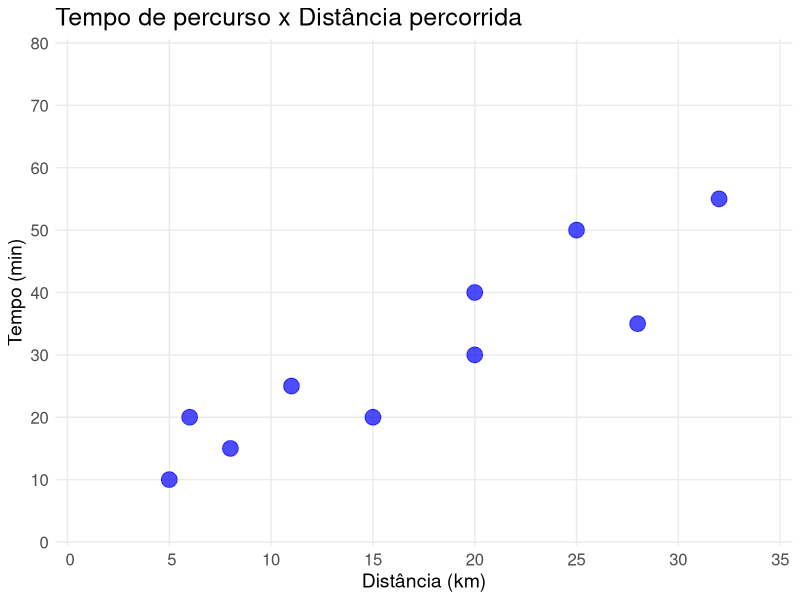
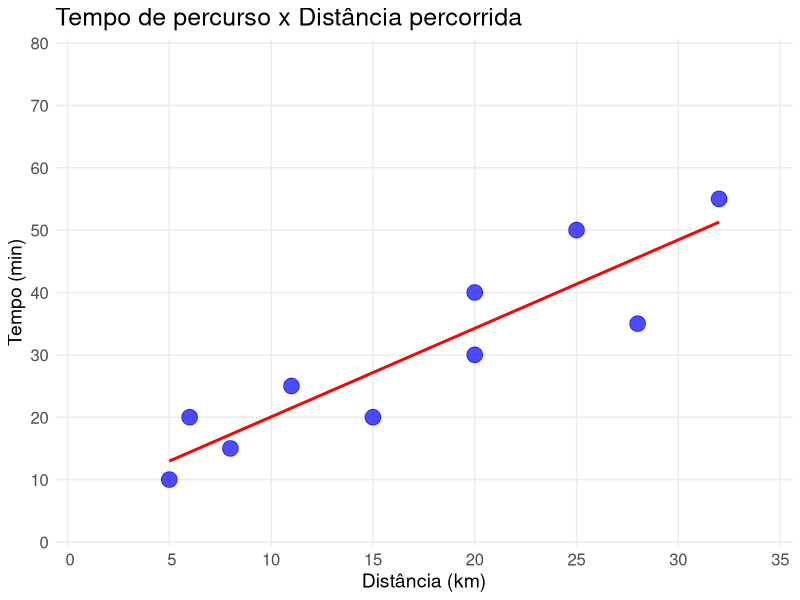
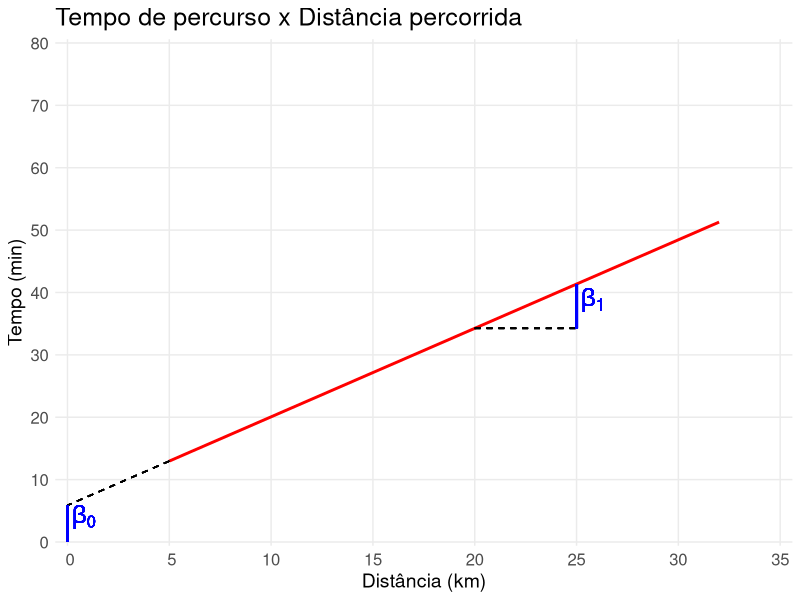
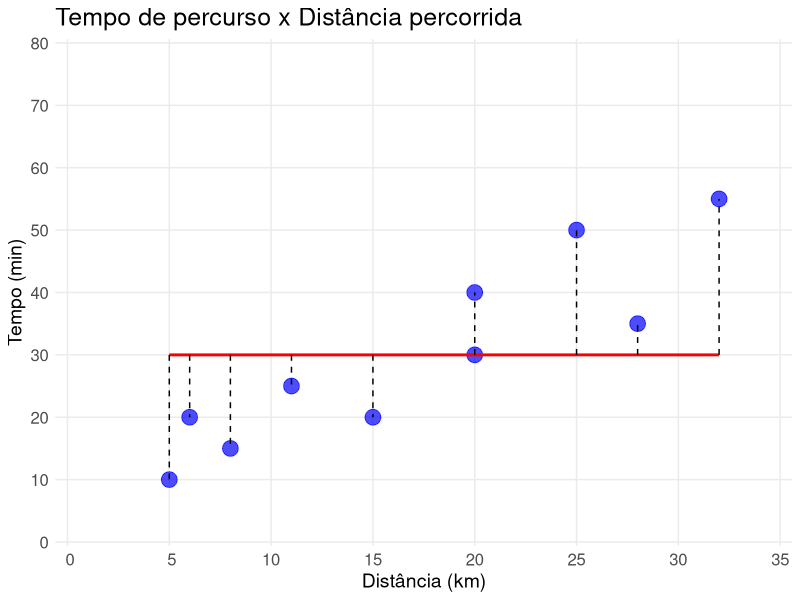
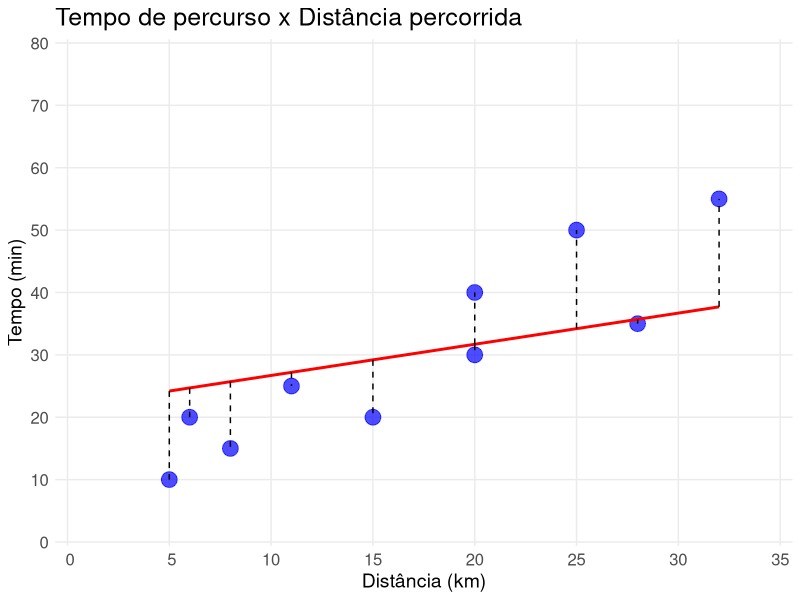
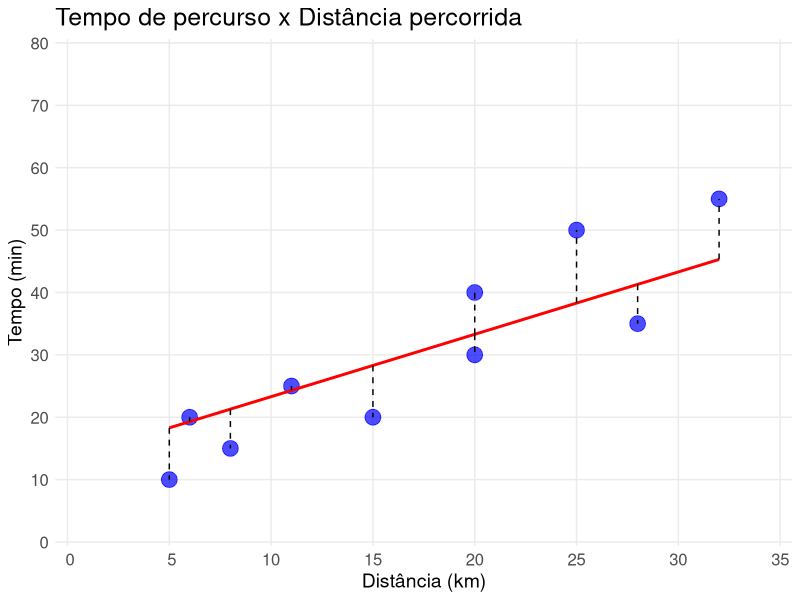
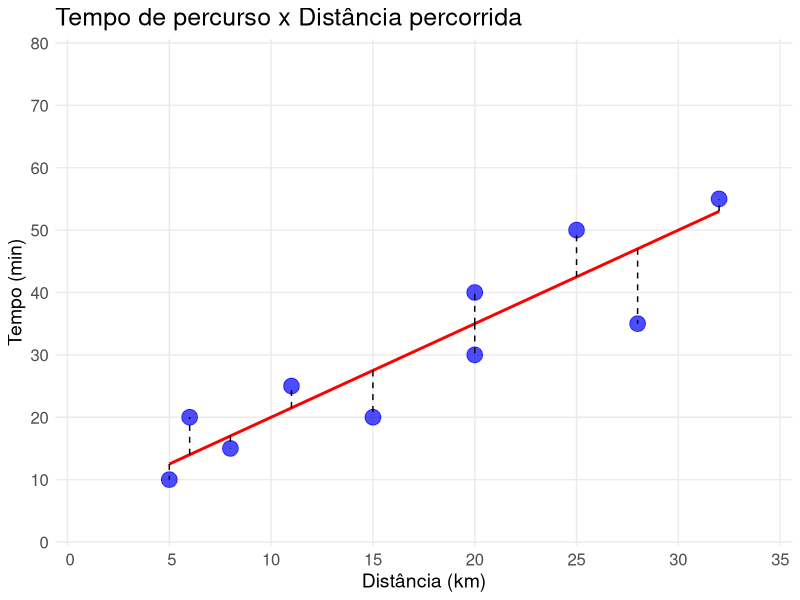
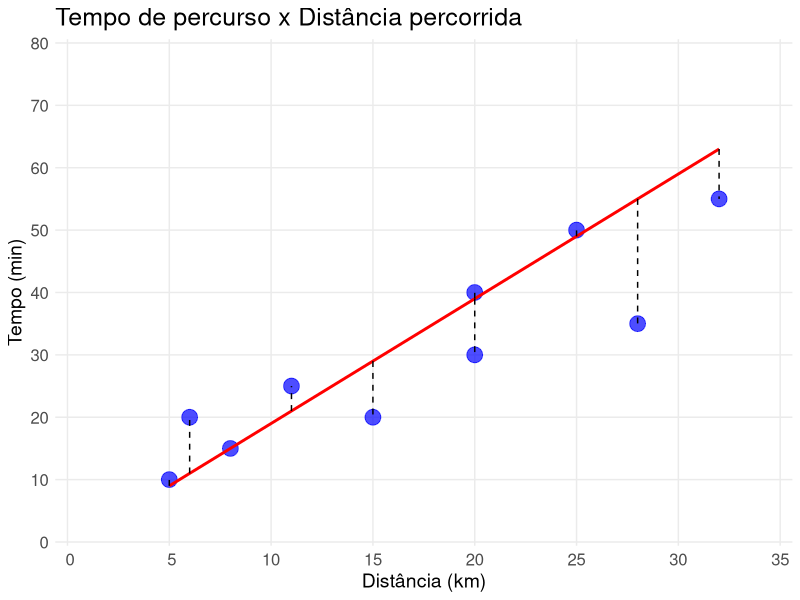

Generate these figures, in order, with R:
## ---- chunk 1
knitr::opts_chunk$set(echo = FALSE, message=FALSE, warning=FALSE, fig.align="center")
## ---- chunk 2
# Pacotes:
library(tidyverse)
library(kableExtra)
theme_set(theme_minimal())
## ---- chunk 3
# Carregando os dados:
df_tempo <- read.csv("../data/tempo.csv")
## ---- chunk 4
# Funções úteis:

plot_estudantes <- function(only_line=FALSE, y_est=NULL, dist=TRUE, coefs=FALSE, preds=FALSE) {
  plt <- df_tempo %>%
    ggplot(aes(x = Distancia))
  
  if(!only_line) {
    plt <- plt +
      geom_point(aes(y = Tempo), size = 5, color = "blue", alpha = 0.7) 
  }
  
  if(!is.null(y_est)) {
    plt <- plt + 
      geom_line(aes_string(y = y_est), size = 1, color = "red")
  }
  
  if(dist & !is.null(y_est)) {
    plt <- plt + 
      geom_segment(aes_string(x = "Distancia", xend = "Distancia", y = y_est, yend = "Tempo"), linetype = 2)
  }
  
  if(coefs) {
    plt <- plt +
      geom_segment(aes(x = 20, xend = 25, y = 34.25676, yend = 34.25676), linetype = 2) +
      geom_segment(aes(x = 25, y = 34.25676, xend = 25, yend = 41.35135), color = "blue", size = 1) +
      geom_segment(aes(x = 5, y = 12.97297, xend = 0, yend = 5.8784), linetype = 2) +
      geom_segment(aes(x = 0, y = 0, xend = 0, yend = 5.8784), color = "blue", size = 1) +
      geom_text(x = 0.8, y = 4, label = expression(beta[0]), size = 6, color = "blue") +
      geom_text(x = 25.8, y = 38.8, label = expression(beta[1]), size = 6, color = "blue")
  }
  
  if(preds) {
    plt <- plt + 
      geom_segment(aes(x = 25, xend = 25, y = -4.5, yend = 41.35135	), linetype = 2) +
      geom_segment(aes(x = 25, xend = -1.5, y = 41.35135	, yend = 41.35135	), linetype = 2)
  }
  
  plt <- plt + 
    labs(title = "Tempo de percurso x Distância percorrida", x = "Distância (km)", y = "Tempo (min)") +
    coord_cartesian(xlim = c(0, 35), ylim = c(0, 80)) +
    scale_x_discrete(limits = seq(0, 35, 5)) +
    scale_y_discrete(limits = seq(0, 80, 10))
  
  plt <- plt +
    theme(
      plot.title = element_text(size = 18),
      axis.title = element_text(size = 14),
      axis.text = element_text(size = 12)
    )
  
  plot(plt)
  
}



reta <- function(x, b0, b1) {
  y <- b1*x + b0
  return(y)
}

## ---- chunk 5
df_tempo %>%
  kable(col.names = c("Tempo (min)", "Distância (km)"))
## ---- chunk 6
plot_estudantes()
## ---- chunk 7
model <- lm(Tempo ~ Distancia, df_tempo)
df_tempo$Tempo_ajust <- predict(model)

plot_estudantes(y_est = "Tempo_ajust", dist = F)
## ---- chunk 8
plot_estudantes(only_line = T, y_est = "Tempo_ajust", dist = F, coefs = T)
## ---- chunk 9
df_tempo$y0 <- with(df_tempo, mapply(reta, Distancia, 30, 0))
plot_estudantes(y_est = "y0")
## ---- chunk 10
df_tempo$QR0 <- with(df_tempo, (Tempo - y0)^2)
df_SQRes <- data.frame(Reta = 0,
                     SQRes = c(sum(df_tempo$QR0)))
df_SQRes %>%
  kable()
## ---- chunk 11
df_tempo$y1 <- with(df_tempo, mapply(reta, Distancia, 21.7, 0.5))
plot_estudantes(y_est = "y1")
## ---- chunk 12
df_tempo$QR1 <- with(df_tempo, (Tempo - y1)^2)
df_y1 <- data.frame(Reta = 1,
                     SQRes = c(sum(df_tempo$QR1)))
df_SQRes <- rbind(df_SQRes, df_y1)
df_SQRes %>%
  kable()
## ---- chunk 13
df_tempo$y2 <- with(df_tempo, mapply(reta, Distancia, 13.3, 1))
plot_estudantes(y_est = "y2")
## ---- chunk 14
df_tempo$QR2 <- with(df_tempo, (Tempo - y2)^2)
df_y2 <- data.frame(Reta = 2,
                     SQRes = c(sum(df_tempo$QR2)))
df_SQRes <- rbind(df_SQRes, df_y2)
df_SQRes %>%
  kable()
## ---- chunk 15
df_tempo$y3 <- with(df_tempo, mapply(reta, Distancia, 5, 1.5))
plot_estudantes(y_est = "y3")
## ---- chunk 16
df_tempo$QR3 <- with(df_tempo, (Tempo - y3)^2)
df_y3 <- data.frame(Reta = 3,
                     SQRes = c(sum(df_tempo$QR3)))
df_SQRes <- rbind(df_SQRes, df_y3)
df_SQRes %>%
  kable()
## ---- chunk 17
df_tempo$y4 <- with(df_tempo, mapply(reta, Distancia,  -1, 2))
plot_estudantes(y_est = "y4")
## ---- chunk 18
df_tempo$QR4 <- with(df_tempo, (Tempo - y4)^2)
df_y4 <- data.frame(Reta = 4,
                     SQRes = c(sum(df_tempo$QR4)))
df_SQRes <- rbind(df_SQRes, df_y4)
df_SQRes %>%
  kable()
## ---- chunk 19
df_tempo$y5 <- with(df_tempo, mapply(reta, Distancia, -2, 2.2))
plot_estudantes(y_est = "y5")
## ---- chunk 20
df_tempo$QR5 <- with(df_tempo, (Tempo - y5)^2)
df_y5 <- data.frame(Reta = 5,
                     SQRes = c(sum(df_tempo$QR5)))
df_SQRes <- rbind(df_SQRes, df_y5)
df_SQRes %>%
  kable()
## ---- chunk 21
df_tempo$y6 <- with(df_tempo, mapply(reta, Distancia, -3, 2.4))
plot_estudantes(y_est = "y6")
## ---- chunk 22
df_tempo$QR6 <- with(df_tempo, (Tempo - y6)^2)
df_y6 <- data.frame(Reta = 6,
                     SQRes = c(sum(df_tempo$QR6)))
df_SQRes <- rbind(df_SQRes, df_y6)
df_SQRes %>%
  kable()
## ---- chunk 23
plot_sqres <- function(slope = FALSE) {
  plt <- df_SQRes %>%
    ggplot(aes(x = Reta, y = SQRes)) +
    geom_point(size = 6, color = "red", alpha = 0.8) +
    scale_x_discrete(limits = 0:6) +
    labs(title = "Somas dos quadrados dos resíduos x reta de regressão", x = "Reta", "SQRes")
  
  if(slope) {
    plt <- plt +
      geom_segment(aes(x = 2, xend = 4, y = 335, yend = 335), linetype = 2)
  }
  
  plt <- plt +
    theme(
      plot.title = element_text(size = 18),
      axis.title = element_text(size = 14),
      axis.text = element_text(size = 12)
    )
  
  plot(plt)
}

plot_sqres()
## ---- chunk 24
df_tempo$Res <- with(df_tempo, Tempo - Tempo_ajust)
df_tempo$QRes <- df_tempo$Res^2
df_tempo[c("Tempo", "Tempo_ajust", "Res", "QRes")] %>%
  kable(col.names = c("y (obs)", "y (ajust)", "Res", "QRes"))

## ---- chunk 25
plot_sqres(slope = TRUE)
## ---- chunk 26
modelo <- lm(formula = Tempo ~ Distancia, data = df_tempo)
## ---- chunk 27
summary(modelo)
